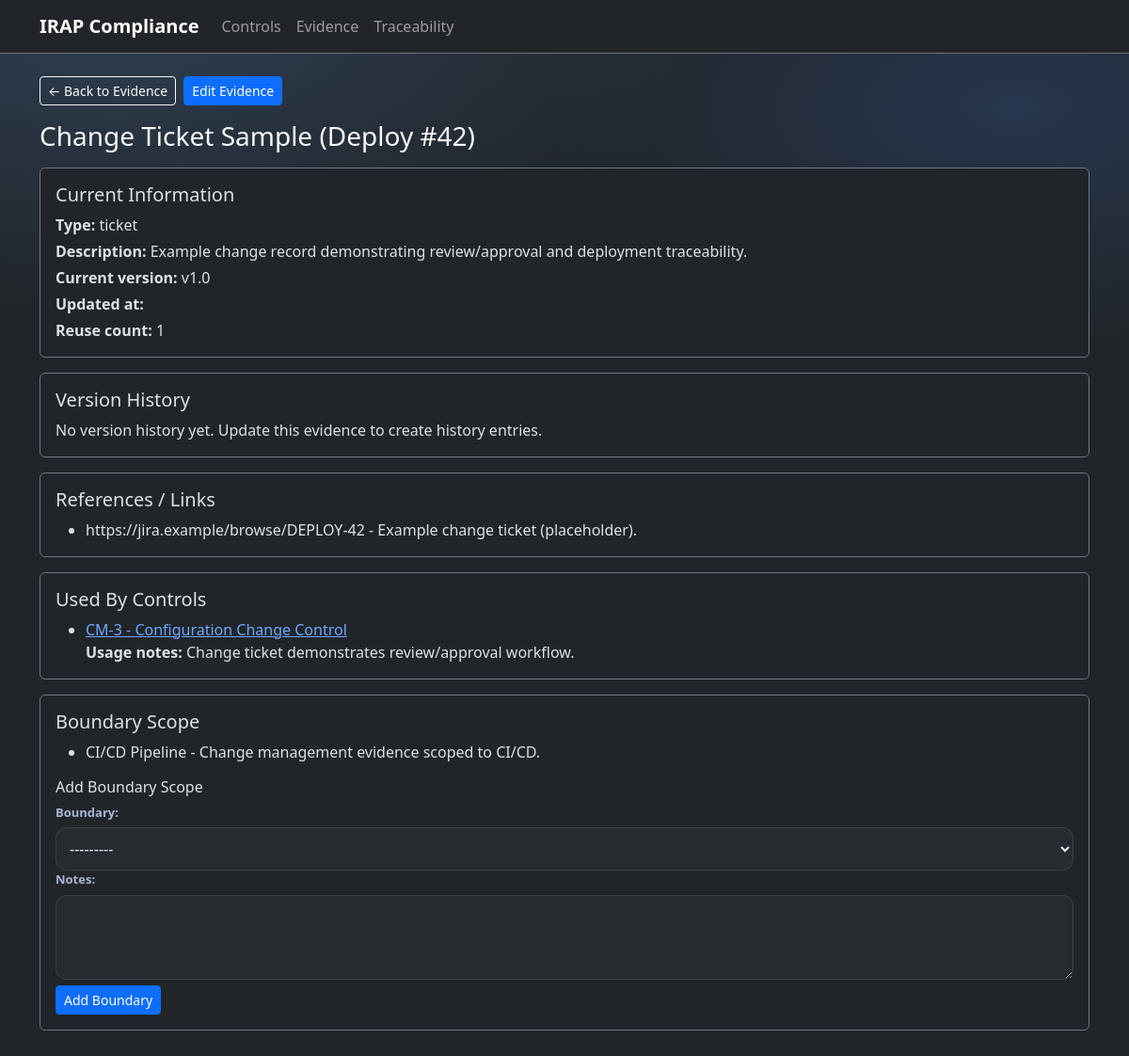
The app's page /evidence/5/, older data.
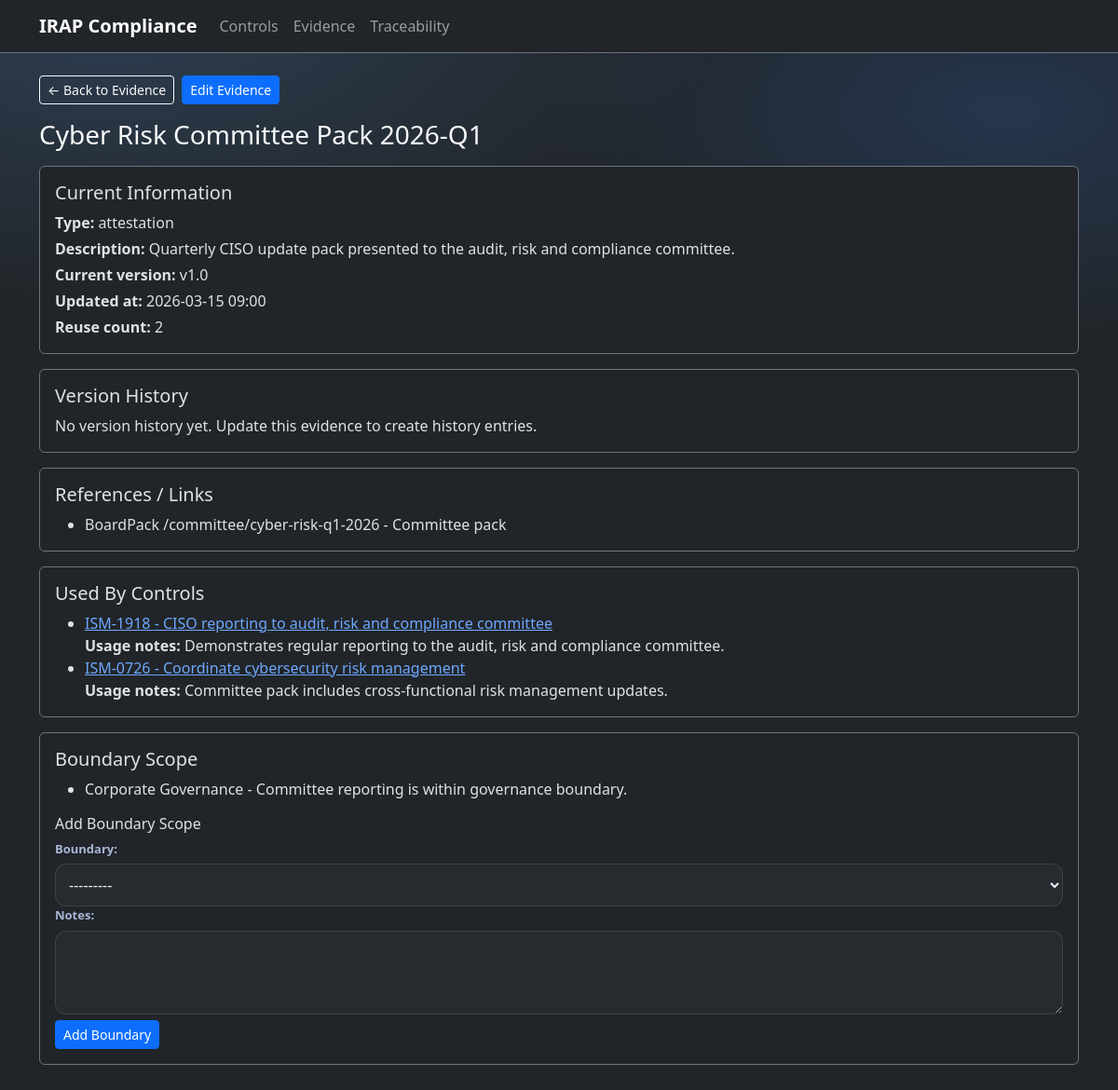
The same page, newer data.
### irap/models.py (models this page shows, shortened)
class TimeStampedModel(models.Model):
    created_at = models.DateTimeField(default=timezone.now, editable=False)
    updated_at = models.DateTimeField(auto_now=True, null=True, blank=True)
    class Meta:
        abstract = True

class Evidence(TimeStampedModel):
    class EvidenceType(models.TextChoices):
        POLICY = "policy", "Policy"
        PROCEDURE = "procedure", "Procedure"
        DIAGRAM = "diagram", "Architecture diagram"
        TICKET = "ticket", "Change ticket"
        LOG = "log", "Log / monitoring"
        ATTESTATION = "attestation", "Interview / attestation"
        OTHER = "other", "Other"
    name = models.CharField(max_length=255)
    type = models.CharField(max_length=64, choices=EvidenceType.choices, default=EvidenceType.OTHER)
    description = models.TextField(blank=True)
    version = models.CharField(max_length=16, default="v1.0")
    controls = models.ManyToManyField(Control, through="EvidenceUsage", related_name="evidence_items")
    class Meta:
        indexes = [
            models.Index(fields=["type"]),
            models.Index(fields=["name"]),
        ]
        ordering = ["name"]

class EvidenceLink(TimeStampedModel):
    evidence = models.ForeignKey(Evidence, on_delete=models.CASCADE, related_name="links")
    url_or_reference = models.TextField()  # URL, file path, confluence page id, etc.
    description = models.TextField(blank=True)

class EvidenceUsage(TimeStampedModel):
    control = models.ForeignKey(Control, on_delete=models.CASCADE, related_name="evidence_usages")
    evidence = models.ForeignKey(Evidence, on_delete=models.CASCADE, related_name="evidence_usages")
    notes = models.TextField(blank=True)
    class Meta:
        unique_together = ("control", "evidence")
        indexes = [
            models.Index(fields=["control", "evidence"]),
        ]

class Control(TimeStampedModel):
    control_set = models.ForeignKey(ControlSet, on_delete=models.CASCADE, related_name="controls")
    control_id = models.CharField(max_length=128)  # e.g., "AC-2" or ISM identifier
    name = models.CharField(max_length=255)
    description = models.TextField(blank=True)
    version = models.CharField(max_length=64, blank=True)
    class Meta:
        unique_together = ("control_set", "control_id", "version")
        indexes = [
            models.Index(fields=["control_id"]),
            models.Index(fields=["name"]),
        ]
        ordering = ["control_set__name", "control_id"]

class BoundaryAssociation(TimeStampedModel):
    evidence = models.ForeignKey(Evidence, on_delete=models.CASCADE, related_name="boundary_associations")
    boundary = models.ForeignKey(Boundary, on_delete=models.CASCADE, related_name="evidence_associations")
    notes = models.TextField(blank=True)
    class Meta:
        unique_together = ("evidence", "boundary")
        indexes = [
            models.Index(fields=["boundary"]),
            models.Index(fields=["evidence", "boundary"]),
        ]

class Boundary(TimeStampedModel):
    name = models.CharField(max_length=255)
    description = models.TextField(blank=True)
    class Meta:
        unique_together = ("name",)
        ordering = ["name"]
    def __str__(self):
        return self.name

### irap/views.py (the view)
# urls.py: path("evidence/<int:pk>/", views.evidence_detail, name="evidence_detail"),
def evidence_detail(request, pk):
    evidence = get_object_or_404(
        Evidence.objects.prefetch_related(
            "links",
            "evidence_usages__control__control_set",
            "boundary_associations__boundary",
            "history_entries",
        ),
        pk=pk,
    )
    boundary_form = AddBoundaryToEvidenceForm()
    reuse_count = evidence.evidence_usages.count()
    history_entries = evidence.history_entries.all()
    selected_history = None
    history_id = request.GET.get("history")
    if history_id:
        selected_history = history_entries.filter(pk=history_id).first()
    context = {
        "evidence": evidence,
        "reuse_count": reuse_count,
        "boundary_form": boundary_form,
        "history_entries": history_entries,
        "selected_history": selected_history,
    }
    return render(request, "irap/evidence_detail.html", context)

### irap/forms.py
class AddBoundaryToEvidenceForm(forms.Form):
    boundary = forms.ModelChoiceField(
        queryset=Boundary.objects.all().order_by("name")
    )
    notes = forms.CharField(
        required=False,
        widget=forms.Textarea(attrs={"rows": 2})
    )

### templates/irap/evidence_detail.html (shortened to what the changed rows need)
{% extends 'base.html' %}
{% block content %}
  <div class="d-flex align-items-center justify-content-between mb-3">
    <h1 class="h3 mb-0">{{ evidence.name }}</h1>
  </div>
  <div class="card bg-dark border-secondary mb-3">
    <div class="card-body">
      <h2 class="h5">Current Information</h2>
      <p class="mb-1"><strong>Type:</strong> {{ evidence.type }}</p>
      <p class="mb-1"><strong>Description:</strong> {{ evidence.description|default:"-" }}</p>
      <p class="mb-1"><strong>Current version:</strong> {{ evidence.version }}</p>
      <p class="mb-1"><strong>Updated at:</strong> {{ evidence.updated_at|date:"Y-m-d H:i" }}</p>
      <p class="mb-0"><strong>Reuse count:</strong> {{ reuse_count }}</p>
    </div>
  </div>
  <div class="card bg-dark border-secondary mb-3">
    <div class="card-body">
      <h2 class="h5">Version History</h2>
    </div>
  </div>
  <div class="card bg-dark border-secondary mb-3">
    <div class="card-body">
      <h2 class="h5">References / Links</h2>
      {% if evidence.links.all %}
        <ul class="mb-0">
          {% for link in evidence.links.all %}
            <li>{{ link.url_or_reference }}{% if link.description %} - {{ link.description }}{% endif %}</li>
          {% endfor %}
        </ul>
      {% else %}
        <p class="mb-0">No links recorded.</p>
      {% endif %}
    </div>
  </div>
  <div class="card bg-dark border-secondary mb-3">
    <div class="card-body">
      <h2 class="h5">Used By Controls</h2>
      {% if evidence.evidence_usages.all %}
        <ul class="mb-0">
          {% for usage in evidence.evidence_usages.all %}
            <li>
              <a href="{% url 'irap:control_detail' usage.control.pk %}">
                {{ usage.control.control_id }} - {{ usage.control.name }}
              </a>
              <br>
              <strong>Usage notes:</strong> {{ usage.notes|default:"-" }}
            </li>
          {% endfor %}
        </ul>
      {% else %}
        <p class="mb-0">This evidence is not linked to any controls yet.</p>
      {% endif %}
    </div>
  </div>
  <div class="card bg-dark border-secondary mb-3">
    <div class="card-body">
      <h2 class="h5">Boundary Scope</h2>
      {% if evidence.boundary_associations.all %}
        <ul>
          {% for assoc in evidence.boundary_associations.all %}
            <li>{{ assoc.boundary.name }}{% if assoc.notes %} - {{ assoc.notes }}{% endif %}</li>
          {% endfor %}
        </ul>
      {% else %}
        <p>No boundary scope assigned.</p>
      {% endif %}
    </div>
  </div>
{% endblock %}

Row changes from the older to the newer data that the page shows:
removed EvidenceLink: url_or_reference "https://jira.example/browse/DEPLOY-42", description "Example change ticket (placeholder)."
no longer on this page (row edited): EvidenceUsage: control.control_id "CM-3", control.name "Configuration Change Control", notes "Change ticket demonstrates review/approval workflow."
no longer on this page (row edited): BoundaryAssociation: boundary.name "CI/CD Pipeline", notes "Change management evidence scoped to CI/CD."
changed Evidence: name "Change Ticket Sample (Deploy #42)" → "Cyber Risk Committee Pack 2026-Q1"; type "ticket" → "attestation"; description "Example change record demonstrating review/approval and deployment traceability." → "Quarterly CISO update pack presented to the audit, risk and compliance committee."; updated_at (not shown) → "2026-03-15 09:00"
added EvidenceLink: url_or_reference "BoardPack /committee/cyber-risk-q1-2026", description "Committee pack"
now on this page (row edited): EvidenceUsage: control.control_id "ISM-1918", control.name "CISO reporting to audit, risk and compliance committee", notes "Demonstrates regular reporting to the audit, risk and compliance committee."
now on this page (row edited): EvidenceUsage: control.control_id "ISM-0726", control.name "Coordinate cybersecurity risk management", notes "Committee pack includes cross-functional risk management updates."
added BoundaryAssociation: boundary.name "Corporate Governance", notes "Committee reporting is within governance boundary."
Text that changed along with them:
{{ reuse_count }}: "1" → "2"
